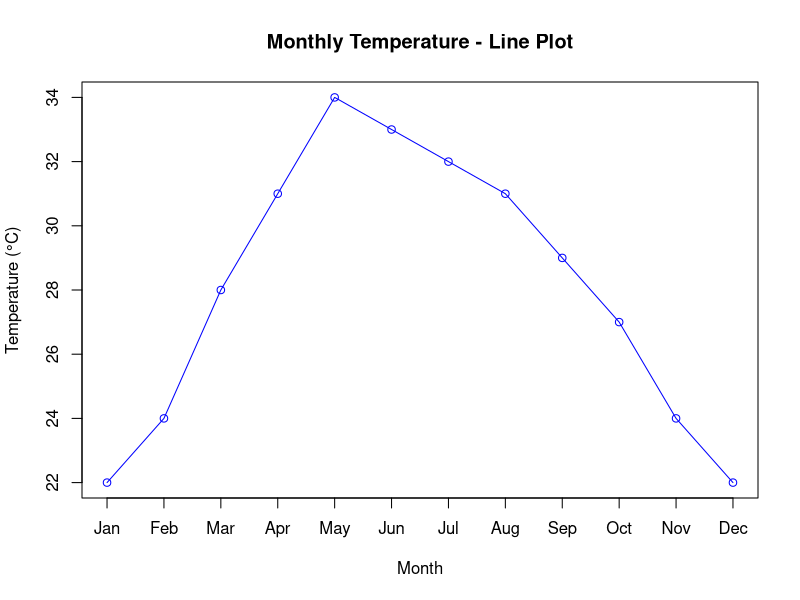
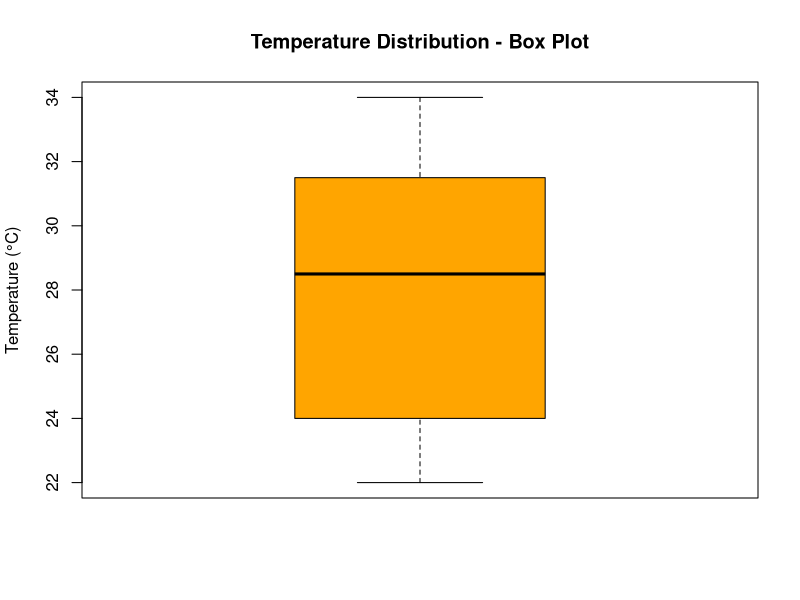

Write the R code that produced these figures, in order.
month <- c("Jan","Feb","Mar","Apr","May","Jun",
           "Jul","Aug","Sep","Oct","Nov","Dec")
temp <- c(22, 24, 28, 31, 34, 33,
          32, 31, 29, 27, 24, 22)
plot(temp,
     type = "o",              
     col = "blue",            
     xlab = "Month",
     ylab = "Temperature (°C)",
     main = "Monthly Temperature - Line Plot",
     xaxt = "n")              
axis(1, at = 1:12, labels = month) 
boxplot(temp,
        col = "orange",
        main = "Temperature Distribution - Box Plot",
        ylab = "Temperature (°C)")
